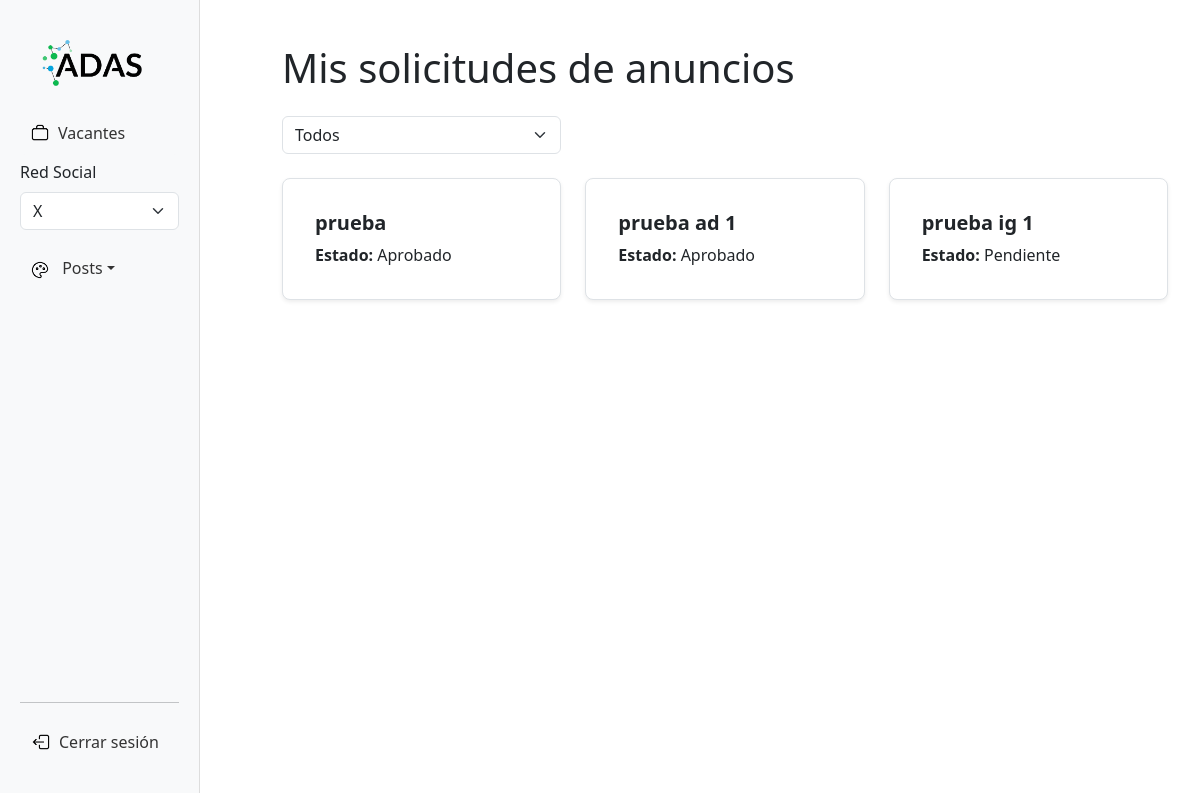
The app's page /administrador/mis-solicitudes/ad/ (signed in), older data.
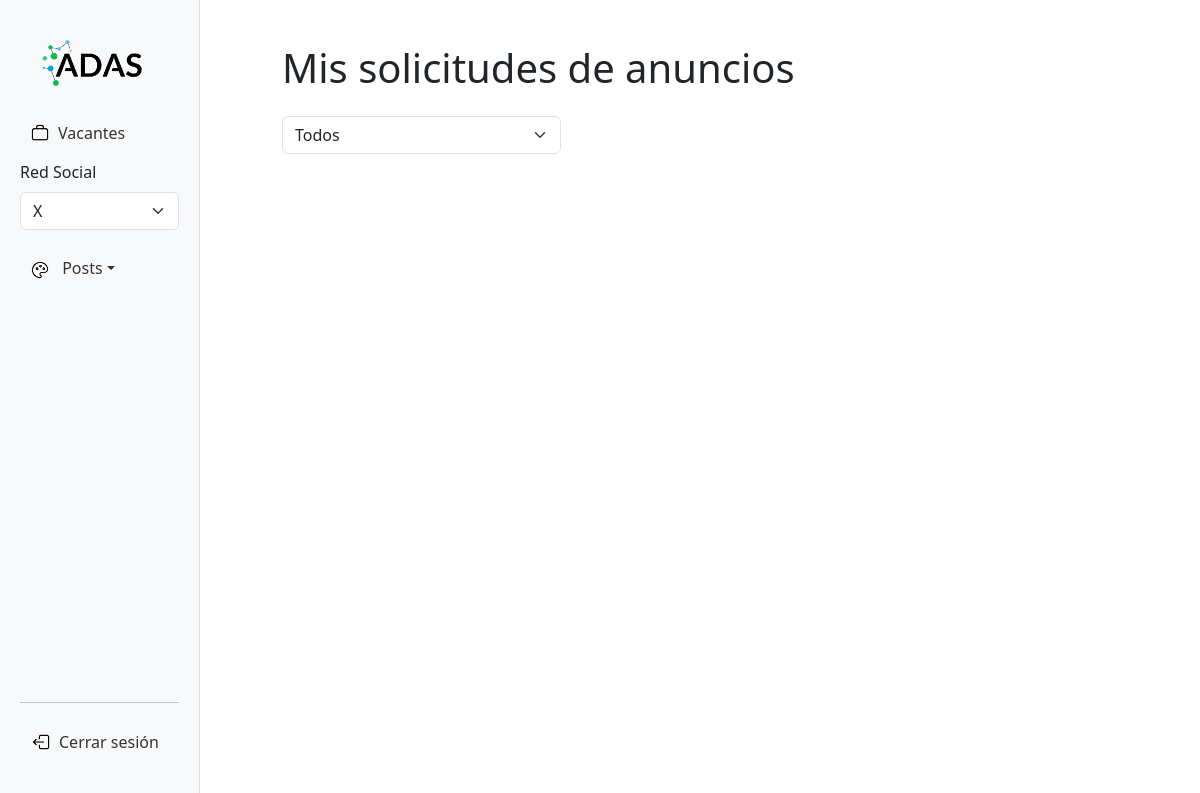
The same page, newer data.
### administrador/models.py (models this page shows, shortened)
class Ad(models.Model):
    ad_id= models.CharField(blank=True, max_length=100)
    adset_id = models.ForeignKey(AdSet, on_delete=models.CASCADE) # FK
    creative_id = models.ForeignKey(Creative, on_delete=models.CASCADE) # FK
    ESTADOS = [
        ('PENDIENTE', 'Pendiente'),
        ('APROBADO', 'Aprobado'),
        ('RECHAZADO', 'Rechazado'),
    ]
    PLATAFORMAS = [
        ('facebook', 'Facebook'),
        ('instagram', 'Instagram'),
    ]
    plataforma = models.CharField(max_length=50, choices=PLATAFORMAS, default="facebook")
    nombre = models.CharField(max_length=250)
    status = models.CharField(max_length=100, blank=True)
    revision = models.OneToOneField(Revision, on_delete=models.CASCADE, null=True, blank=True) # Campo para aprovación
    created_at = models.DateField(default=date.today)

class Revision(models.Model):
    ESTADOS = [
        ('PENDIENTE', 'Pendiente'),
        ('APROBADO', 'Aprobado'),
        ('RECHAZADO', 'Rechazado'),
    ]
    usuario = models.ForeignKey(User, on_delete=models.CASCADE, related_name='revisiones')
    estado = models.CharField(max_length=20, choices=ESTADOS, default='Pendiente')
    comentario_admin = models.TextField(blank=True, null=True, help_text="Comentario del administrador al aprobar o rechazar")
    created_at = models.DateField(default=date.today)

### administrador/views.py (the view)
# urls.py: path("mis-solicitudes/<str:tipo>/", views.mis_solicitudes_contenido, name="mis_solicitudes_contenido"),
@login_required
def mis_solicitudes_contenido(request, tipo):
    MODELOS = {
        'ad': Ad,
        'post': Post,
    }
    Modelo = MODELOS.get(tipo)
    if not Modelo:
        messages.error(request, "Tipo de contenido inválido.")
        return redirect("home")  # o donde corresponda
    estado = request.GET.get('estado')
    if not estado:  # Si no se seleccionó estado o es vacío, traer todos
        contenido_pendiente = Modelo.objects.filter(revision__usuario=request.user)
    else:
        contenido_pendiente = Modelo.objects.filter(revision__usuario=request.user, revision__estado=estado)
    return render(request, "mis_solicitudes_contenido.html", {
        "contenidoo": contenido_pendiente,
        "tipo": tipo,
        "estado_seleccionado": estado  # para mantener seleccionado en el HTML
    })

### administrador/templates/mis_solicitudes_contenido.html (shortened to what this page needs)
{% extends 'panel.html' %}
{% block content %}
<div class="container mt-4">
    {% if tipo == 'ad' %}
        <h1 class="mb-4">Mis solicitudes de anuncios</h1>
    {% endif %}
    <form method="get" class="mb-4">
    <div class="row">
            <div class="col-md-4">
                <select name="estado" class="form-select" onchange="this.form.submit()">
                    <option value="" {% if not estado_seleccionado %}selected{% endif %}>Todos</option>
                </select>
            </div>
        </div>
    </form>
    <div class="row row-cols-1 row-cols-md-2 row-cols-lg-3 g-4">
        {% for contenido in contenidoo %}
        <div class="col">
            <div class="card border rounded-3 shadow-sm p-3">
                <div class="card-body">
                    {% if tipo == 'ad' %}
                    <h5 class="card-title fw-bold">{{ contenido.nombre }}</h5>
                    {% endif %}
                    <p class="card-text"><strong>Estado:</strong> {{ contenido.revision.estado }}</p>
                </div>
            </div>
        </div>
        {% endfor %}
    </div>
</div>
{% endblock content %}

Row changes from the older to the newer data that the page shows:
removed Ad: nombre "prueba", revision.estado "Aprobado"
removed Ad: nombre "prueba ad 1", revision.estado "Aprobado"
removed Ad: nombre "prueba ig 1", revision.estado "Pendiente"
